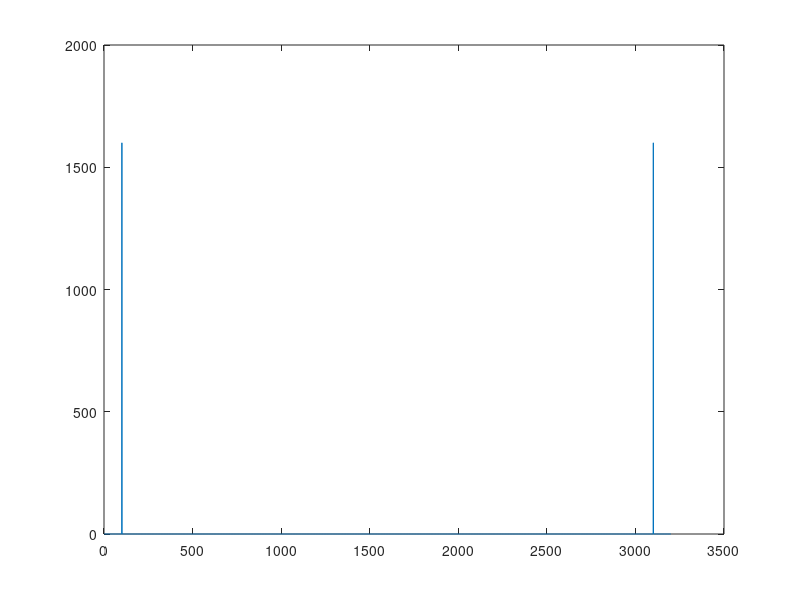

The MATLAB source for this figure:

% 320 sample sinusoid with 10 cycles
for n = 1:3200
    x(n) = sin(2*pi*100*n/3200);
end


xF = fft(x); % Fast Fourier transform

magSpec = abs(xF); % Magnitude Spectra
phaseSpec = angle(xF); % Phase Spectra

fs = 16000; % Frequency 
f = fs/3200:fs/3200:fs; 

soundsc(x ,fs);
plot(magSpec);


